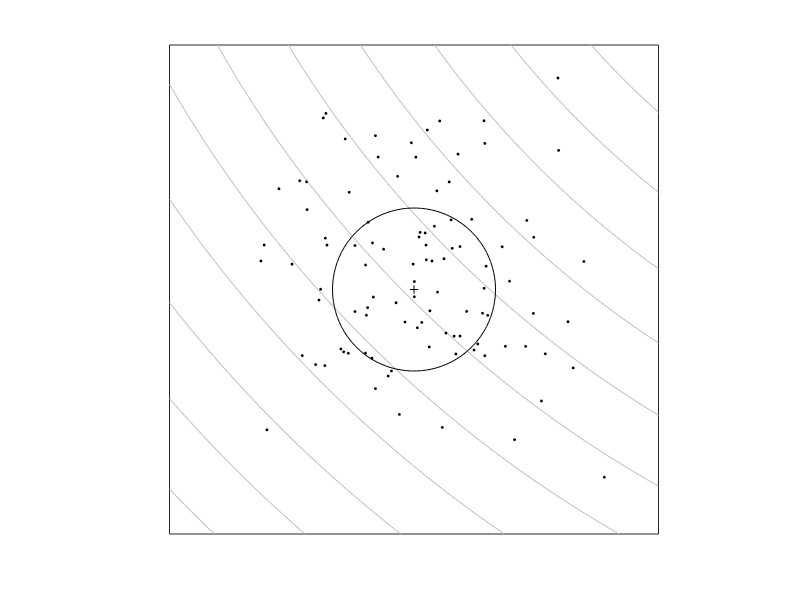

Here is the MATLAB script that generated this plot: (Note: this script raises an error after producing the figure.)
[X, Y] = meshgrid(linspace(-3, 3, 1e2), linspace(-3, 3, 1e2));
opt = [10 10];
q = @(x) norm(x-opt)^2;
sigma = 1;
lambda = 100;
mu = ceil(0.30 * lambda);
w = [1/mu 1/mu repmat((1-1/mu-1/mu)/(mu-2), 1, mu-2)];
C = diag([sigma sigma]);

handle = figure('Units', 'inches');

dp_path = '/home/jakub/Documents/dp/img/';

% objective contours
contour(X, Y, reshape(sqrt((X-opt(1)).^2+(Y-opt(2)).^2), length(X), length(Y)), 'LineColor', [0.75 0.75 0.75], 'LevelStep', 0.75);
hold on;
axis equal;

% CM contour
contour(X, Y, reshape(mvnpdf([X(:) Y(:)], 0, C), length(X), length(Y)), repmat(mvnpdf(sqrt([0 sigma]), 0, C), 1, 2), 'LineColor', 'k');
%plot([0], sqrt([sigma]), 'o', 'Color', 'r')

% mean
plot([0], [0], '+', 'Color', 'black', 'MarkerSize', 6, 'MarkerFaceColor', 'k');

pop = mvnrnd([0, 0], diag([sigma^2, sigma^2]), lambda); plot(pop(:,1), pop(:,2), '.', 'Color', 'b', 'MarkerFaceColor', 'b', 'MarkerSize', 4.0)
% population
plot(pop(:,1), pop(:,2), 'o', 'Color', 'black', 'MarkerFaceColor', 'k', 'MarkerSize', 1.5)

set(gca, 'XTick', []);
set(gca, 'YTick', []);
set(gca, 'XLabel', []);
set(gca, 'YLabel', []);

set(handle,'PaperPositionMode','manual');
set(handle, 'PaperUnits','inches');
set(handle, 'Units','inches');
pos=get(handle,'Position');
set(handle, 'PaperSize', [3 3]);
set(handle, 'PaperPosition', [-0.41 -0.41 3.7 3.7]);

print(handle, '-dpdf', '-r1500', fullfile(dp_path, 'cma_est_a_01'));

f = [];
for x = pop'
  f(end+1) = q(x');
end



clf;

% objective contours
h = contour(X, Y, reshape(sqrt((X-opt(1)).^2+(Y-opt(2)).^2), length(X), length(Y)), 'LineColor', [0.75 0.75 0.75], 'LevelStep', 0.75);
hold on;
axis equal;

% mean
plot([0], [0], '+', 'Color', 'black', 'MarkerSize', 6, 'MarkerFaceColor', 'k');

[s, i] = sort(f);
pop = pop(i(1:mu),:);

%plot(pop(:,1), pop(:,2), 'o', 'Color', 'black', 'MarkerFaceColor', 'g', 'MarkerSize', 1.5)

for x = pop'
  y = [0 x(1)];
  z = [0 x(2)];
  %quiver(z(1), y(1), z(2)-z(1), y(2)-y(1), 0, 'Color', 'k');
  arrow(y, z);
  hold on;
end

% update Cn
Cn = zeros(2, 2);
for i = 1:mu
  Cn = Cn + w(i)*pop(i,:)'*pop(i,:);
end
%Cn = (1/(sigma^2))*Cn;

[B, D] = eig(Cn);
b1 = B(:,1);
b2 = B(:,2);
d = sqrt([D(1,1) D(2,2)]);

% CM contour
contour(X, Y, reshape(mvnpdf([X(:) Y(:)], 0, C), length(X), length(Y)), repmat(mvnpdf(sqrt([0 sigma]), 0, C), 1, 2), 'LineStyle', '--', 'LineColor', 'k', 'ShowText', 'Off');
contour(X, Y, reshape(mvnpdf([X(:) Y(:)], 0, Cn), length(X), length(Y)), repmat(mvnpdf(d(1)*b1, 0, Cn), 1, 2), 'LineColor', 'k', 'ShowText', 'Off');

%plot([d(1)*b1(1)], [d(1)*b1(2)], 'o', 'Color', 'r')
%plot([d(2)*b2(1)], [d(2)*b2(2)], 'o', 'Color', 'b')

set(gca, 'XTick', []);
set(gca, 'YTick', []);
set(gca, 'XLabel', []);
set(gca, 'YLabel', []);

print(handle, '-dpdf', '-r1500', fullfile(dp_path, 'cma_est_a_02'));


clf;
% objective contours
contour(X, Y, reshape(sqrt((X-opt(1)).^2+(Y-opt(2)).^2), length(X), length(Y)), 'LineColor', [0.75 0.75 0.75], 'LevelStep', 0.75);
hold on;
axis equal;

% update mean
mn = [0 0];
for i = 1:mu
  mn = mn + w(i)*pop(i,:);
end
plot([mn(1)], [mn(2)], '+', 'Color', 'black', 'MarkerSize', 6, 'MarkerFaceColor', 'k');

% population
plot(pop(:,1), pop(:,2), 'o', 'Color', 'black', 'MarkerFaceColor', 'k', 'MarkerSize', 1.5)

% CM contour
contour(X, Y, reshape(mvnpdf([X(:) Y(:)], 0, C), length(X), length(Y)), repmat(mvnpdf(sqrt([0 sigma]), 0, C), 1, 2), 'LineStyle', '--', 'LineColor', 'k', 'ShowText', 'Off');
contour(X, Y, reshape(mvnpdf([X(:) Y(:)], mn, Cn), length(X), length(Y)), repmat(mvnpdf(mn'+d(1)*b1, mn', Cn), 1, 2), 'LineColor', 'k', 'ShowText', 'Off');

set(gca, 'XTick', []);
set(gca, 'YTick', []);
set(gca, 'XLabel', []);
set(gca, 'YLabel', []);

print(handle, '-dpdf', '-r1500', fullfile(dp_path, 'cma_est_a_03'));